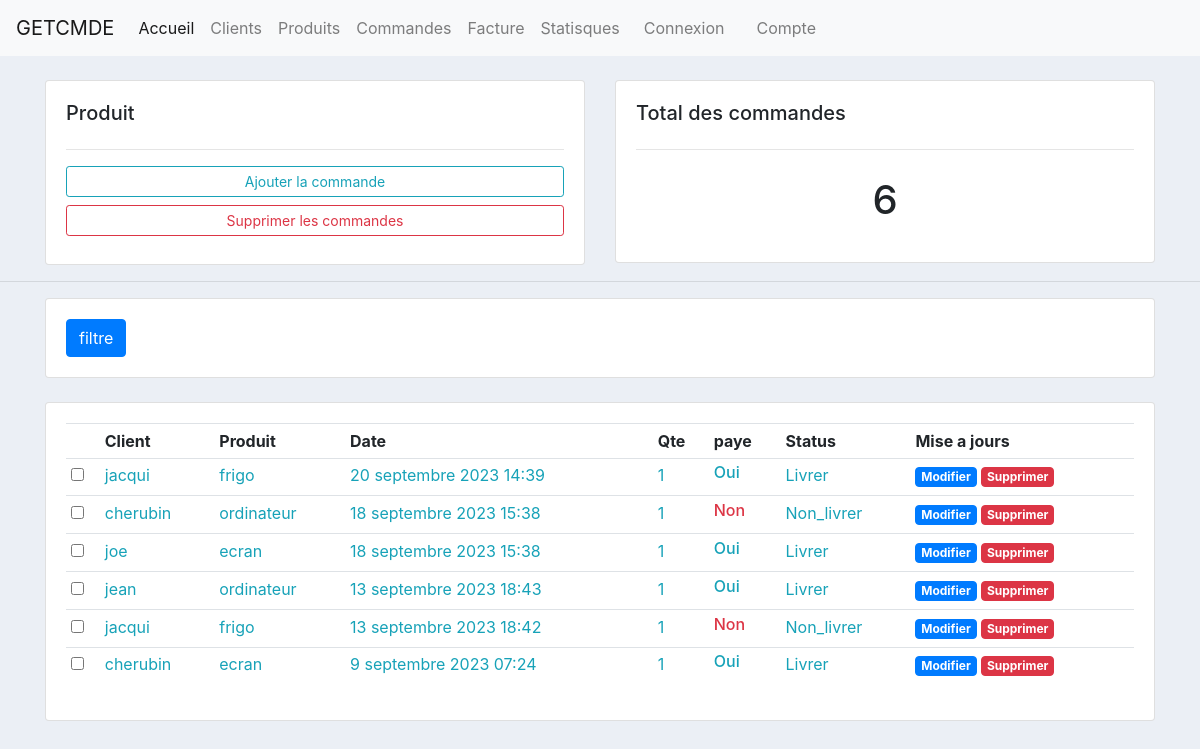
The page /list_cmde on the database its author committed.
### app_cmde/models.py (models this page shows, shortened)
class Commande(models.Model):
    STATUT_CHOICE = (
        ('Livrer', 'Livrer'),
        ('Non_livrer', 'Non_livrer'),
    )
    client = models.ForeignKey(Client, on_delete=models.CASCADE)
    produit = models.ForeignKey(Produit,on_delete=models.CASCADE)
    quantite = models.IntegerField(default=0)
    paye = models.BooleanField(default=False)
    status = models.CharField(max_length=100,choices=STATUT_CHOICE)
    date_cmde = models.DateTimeField(auto_now_add=True)

### app_client/models.py (models this page shows)
class Client(models.Model):
    noms = models.CharField(max_length=100)
    telephone = models.CharField(max_length=100)
    ville = models.CharField(max_length=100, null=True)
    def __str__(self):
        return self.noms

### app_produit/models.py (models this page shows, shortened)
class Produit(models.Model):
    code = models.CharField(max_length=100, blank=True)
    nom = models.CharField(max_length=100)
    stock = models.IntegerField(default=0)
    prix = models.FloatField()
    tag = models.ManyToManyField(Tag)
    def __str__(self):
        return self.nom

### app_cmde/views.py (the view)
# urls.py: path('list_cmde',views.list_cmde,name='list-cmde'),
def list_cmde(request):
    commande = Commande.objects.all().order_by('-id')
    total_commande = commande.count()
    context = {
        'commande':commande,
        'total_commande':total_commande
    }
    return render(request,'app_cmde/list_cmde.html',context)

### templates/app_cmde/list_cmde.html (shortened to what this page needs)
{% extends 'main/base.html' %}
{% load static %}
{% block content %}
<br>
<div class="container">
    <div class="row">
        <div class="col-md">
            <div class="card card-body">
                <h5>Produit</h5>
                <hr>
                <a href="{% url 'ajout-cmde' %}" class="btn btn-outline-info btn-sm btn-block">Ajouter la commande</a>
                <a href="" class="btn btn-outline-danger btn-sm btn-block mb-2">Supprimer les commandes</a>
            </div>
        </div>
        <div class="col-md">
            <div class="card card-body">
                <h5>Total des commandes</h5>
                <hr>
                <h1 class="text-center" style="padding: 10px;">{{total_commande}}</h1>
            </div>
        </div>
    </div>
</div>
<hr>
<div class="container">
    <div class="row">
        <div class="col">
            <div class="card card-body">
                <form action="">
                    <button class="btn btn-primary" type="submit">filtre</button>
                </form>
            </div>
        </div>
    </div>
</div>
<br>
<div class="container">
    <div class="card card-body">
        <table class="table table-sm">
            <tr>
                <th></th>
                <th>Client</th>
                <th>Produit</th>
                <th>Date</th>
                <th>Qte</th>
                <th>paye</th>
                <th>Status</th>
                <th>Mise a jours</th>
            </tr>
            {% for cmd in commande %}
            <tr>
                <td><input type="checkbox"></td>
                <td class="text-info">{{cmd.client}}</td>
                <td class="text-info">{{cmd.produit}}</td>
                <td class="text-info">{{cmd.date_cmde}}</td>
                <td class="text-info">{{cmd.quantite}}</td>
                <td>
                    {% if cmd.paye %}
                    <h6 class="text-info">Oui</h6>
                    {% else %}
                    <h6 class="text-danger">Non</h6>
                    {% endif %}
                </td>
                <td class="text-info">{{cmd.status}}</td>
                <td><a href="{% url 'modifier-cmde' cmd.id %}" class="btn btn-primary btn-sm badge">Modifier</a> <a href="{% url 'supprimer-cmde' cmd.id %}" class="badge btn btn-danger btn-sm">Supprimer</a></td>
            </tr>
            {% endfor %}
        </table>
    </div>
</div>
{% endblock %}

### static/css/styles.css (style rules this page uses)
body { background-color: #ebeff5; }

### templates/main/base.html (style rules this page uses)
body { background-color: #ebeff5; }

### rows shown on the page
Commande: client "jacqui", produit "frigo", date_cmde "20 septembre 2023 14:39", quantite "1", paye "Oui", status "Livrer"
Commande: client "cherubin", produit "ordinateur", date_cmde "18 septembre 2023 15:38", quantite "1", paye "Non", status "Non_livrer"
Commande: client "joe", produit "ecran", date_cmde "18 septembre 2023 15:38", quantite "1", paye "Oui", status "Livrer"
Commande: client "jean", produit "ordinateur", date_cmde "13 septembre 2023 18:43", quantite "1", paye "Oui", status "Livrer"
Commande: client "jacqui", produit "frigo", date_cmde "13 septembre 2023 18:42", quantite "1", paye "Non", status "Non_livrer"
Commande: client "cherubin", produit "ecran", date_cmde "9 septembre 2023 07:24", quantite "1", paye "Oui", status "Livrer"

### other values the page prints
{{ total_commande }} "6"
